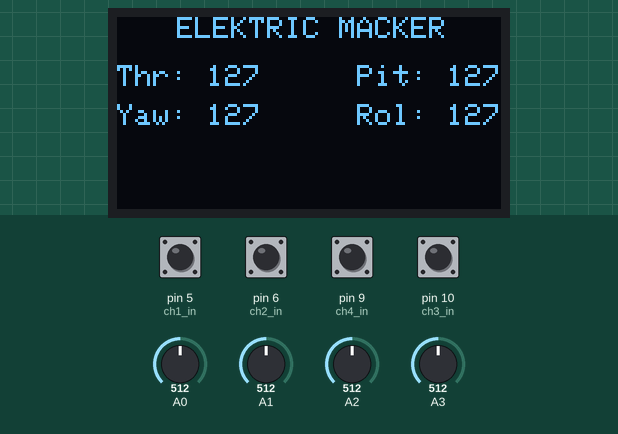
This sketch was run on a simulated Arduino Uno, built with avr-gcc and run on an emulated ATmega328P. Parts: 128×64 one-colour display. The inputs (shaded band) are chosen by the test bench; at power-on: pin 5 (ch1_in), pin 6 (ch2_in), pin 9 (ch4_in), pin 10 (ch3_in) HIGH, A0 = 512, A1 = 512, A2 = 512, A3 = 512. No radio packets arrive unless stated.

Above: at 1.3 s.
1.4 s: pin 5 (ch1_in) pulled LOW for 1 s
At 3.6 s:
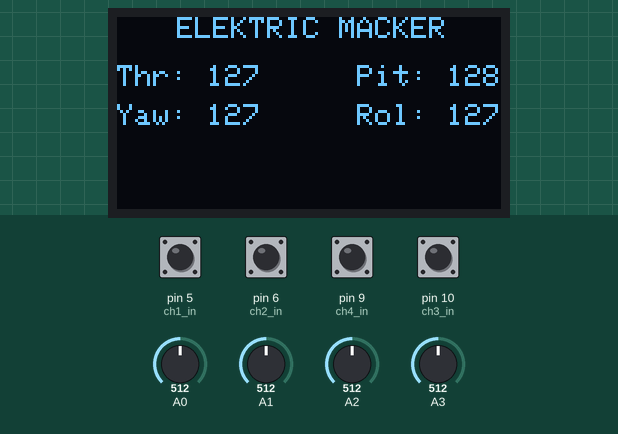
3.9 s: A0 set to 716
At 4.6 s:
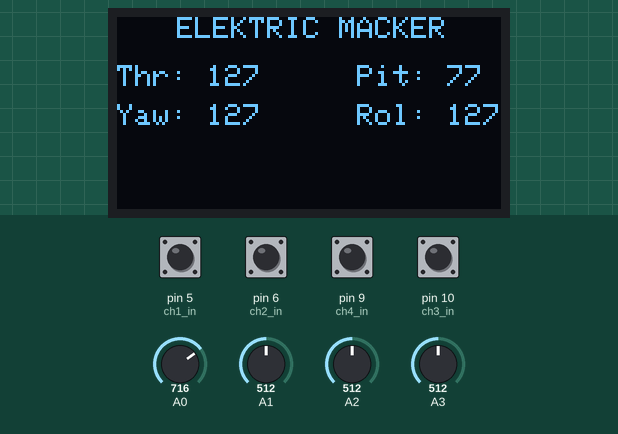
5.4 s: A1 set to 716
At 6.5 s:
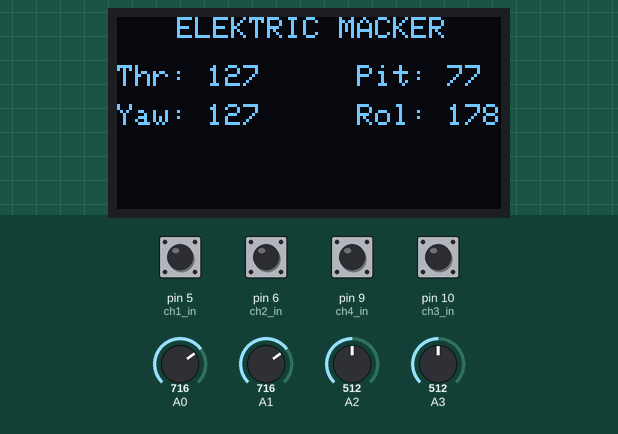
6.9 s: A2 set to 716
At 7.3 s:
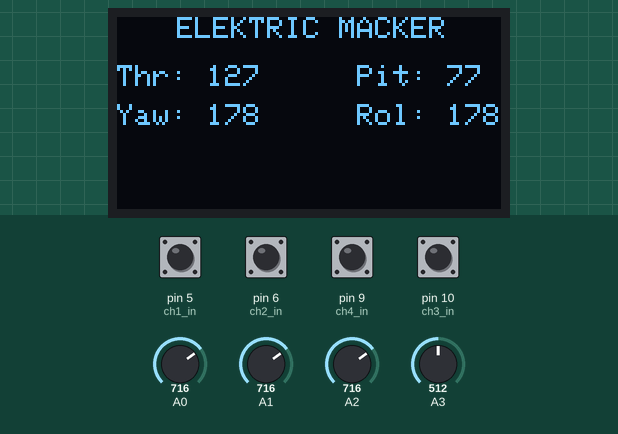
8.4 s: A3 set to 716
At 9.2 s:
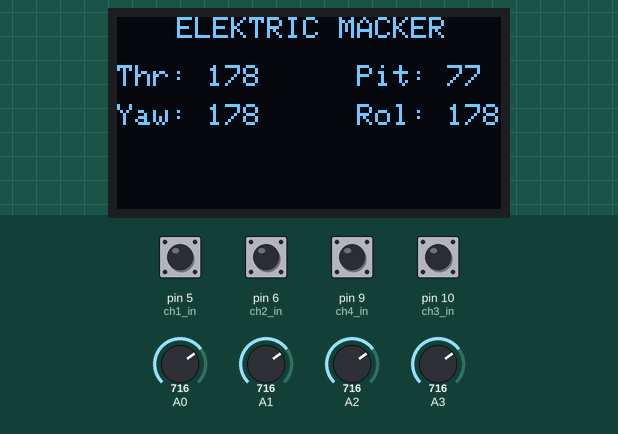
9.9 s: pin 6 (ch2_in) pulled LOW for 0.15 s
At 11.5 s:
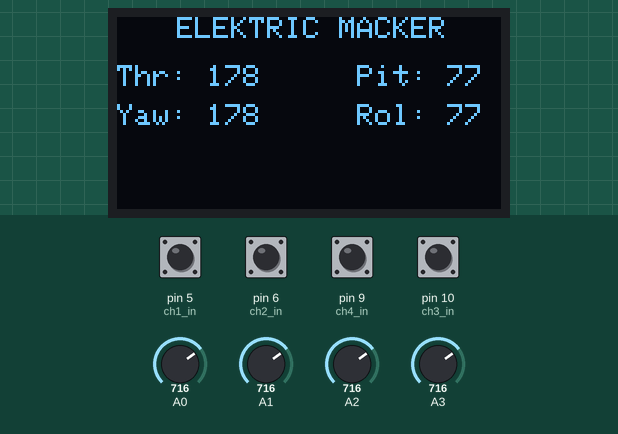
Timing chart, 0 to 12.7 s (numbered marks = the images above; inputs shaded):
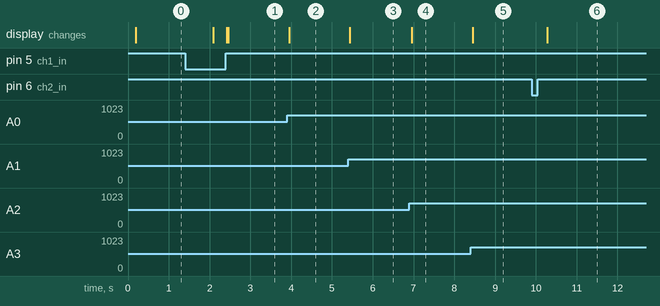

Measured:
- after the input at 1.4 s, the display: changes after 0.69 s (image 1)
- after the input at 3.9 s, the display: changes after 0.05 s (image 2)
- after the input at 5.4 s, the display: changes at once (image 3)
- after the input at 6.9 s, the display: changes after 0.06 s (image 4)
- after the input at 8.4 s, the display: changes after 0.05 s (image 5)
- after the input at 9.9 s, the display: changes after 0.37 s (image 6)

The sketch:

TX_Pesawat.ino
```cpp
/*
----- by ELECTRIK MACKER -------

  layar oled I2c
  gunakan pin A4 & A5 utk koneksi ke layar.
*/

#include <SPI.h>
#include <nRF24L01.h>
#include <RF24.h>

#include <Wire.h>
#include <Adafruit_GFX.h>
#include <Adafruit_SSD1306.h>
#define OLED_RESET 4
#define SCREEN_WIDTH 128
#define SCREEN_HEIGHT 64
Adafruit_SSD1306 display(SCREEN_WIDTH, SCREEN_HEIGHT, &Wire,OLED_RESET);


const uint64_t pipeOut = 0xE8E8F0F0E1LL;

RF24 radio(7, 8);

struct Signal{

  byte ch1;
  byte ch2;
  byte ch3;
  byte ch4;
  };

Signal data;

void ResetData()
{
  data.ch1= 127;
  data.ch2= 127;
  data.ch3= 127;
  data.ch4= 127;
}

#define ch1_in 5
#define ch2_in 6
#define ch3_in 10
#define ch4_in 9

bool ch1_invert = false;
bool ch2_invert = false;
bool ch3_invert = false;
bool ch4_invert = false;

int invert_counter = 0;

void setup(){

    Wire.begin();
display.begin(SSD1306_SWITCHCAPVCC,0x3C);
    display.clearDisplay();
    display.setTextSize(1);
    display.setTextColor(WHITE);
    display.display();
    delay(100);

  SPI.begin();
  SPI.setBitOrder(MSBFIRST);

  radio.begin();
  radio.setAutoAck(false);
  radio.setDataRate(RF24_250KBPS);
  radio.setChannel(108);
  radio.setCRCLength(RF24_CRC_8);
  radio.openWritingPipe(pipeOut);
  radio.setPALevel(RF24_PA_MAX);
  radio.stopListening();
  ResetData();

   pinMode(ch1_in, INPUT_PULLUP);
   pinMode(ch2_in, INPUT_PULLUP);
   pinMode(ch3_in, INPUT_PULLUP);
   pinMode(ch4_in, INPUT_PULLUP);

 }
 
int map_normal(int val, int lower, int middle, int upper, bool reverse)
{
  val = constrain(val, lower, upper);
  if ( val < middle )
    val = map(val, lower, middle, 0, 127);
  else
    val = map(val, middle, upper, 127, 255);
  return ( reverse ? 255 - val : val );
}
void loop(){

    display.clearDisplay();
    display.setTextSize(1);
    display.setCursor(0,16);
    display.print("Thr: ");
    display.print(data.ch4);

    display.setCursor(0,29);
    display.print("Yaw: ");
    display.print(data.ch3);

    display.setCursor(80,16);
    display.print("Pit: ");
    display.print(data.ch1);

    display.setCursor(80,29);
    display.print("Rol: ");
    display.print(data.ch2);

    display.setCursor(20,0);
    display.print("ELEKTRIC MACKER");
    display.display();

//data.ch1 = map(analogRead(A0), 0, 1023, 255*2, ch1_invert);
data.ch1= map_normal(analogRead(A0), 0, 512, 1023, ch1_invert);
data.ch2= map_normal(analogRead(A1), 0, 512, 1023, ch2_invert);
data.ch3= map_normal(analogRead(A2), 0, 512, 1023, ch3_invert);
data.ch4= map_normal(analogRead(A3), 0, 512, 1023, ch4_invert);


 if(!digitalRead(ch1_in)){
  ch1_invert = !ch1_invert;
 invert_counter = 0;
 invert_counter = invert_counter +1;
   delay(300);
    }

 if(!digitalRead(ch2_in)){
  ch2_invert = !ch2_invert;
 invert_counter = 0;
 invert_counter = invert_counter +1;
   delay(300);
    }

 if(!digitalRead(ch3_in)){
  ch3_invert = !ch3_invert;
 invert_counter = 0;
 invert_counter = invert_counter +1;
   delay(300);
    }

 if(!digitalRead(ch4_in)){
  ch4_invert = !ch4_invert;
 invert_counter = 0;
 invert_counter = invert_counter +1;
   delay(300);
    }

radio.write(&data, sizeof(Signal));
}
```
